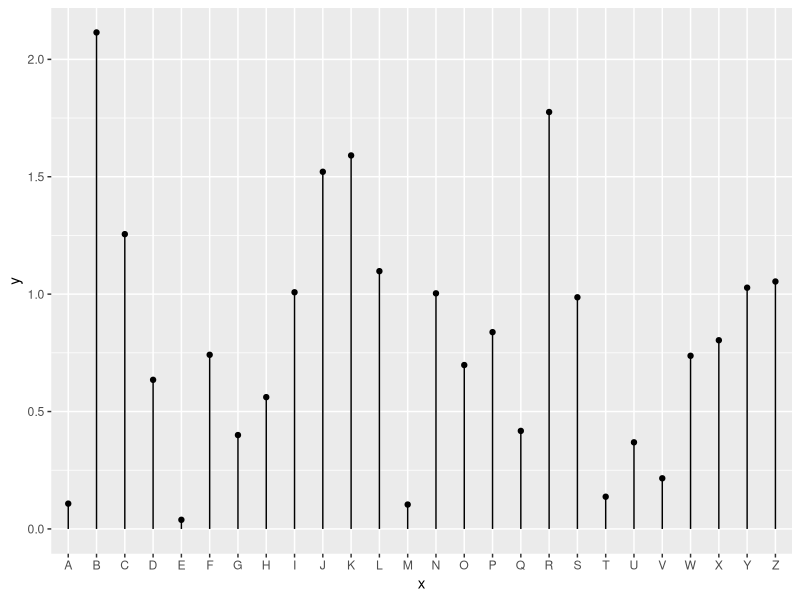
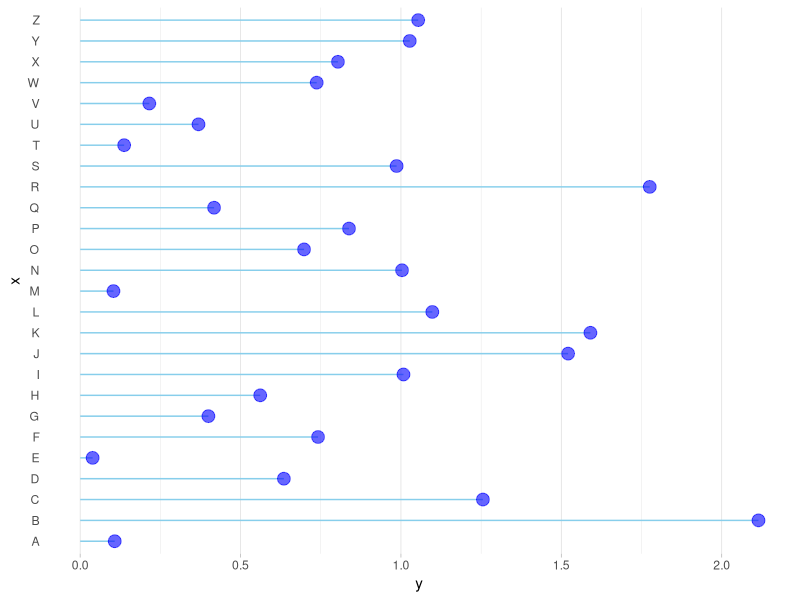

Reproduce these figures in R, in order.
# Libraries
library(ggplot2)
library(tidyverse)

# Create data
data <- data.frame(
  x=LETTERS[1:26],
  y=abs(rnorm(26))
)

# basic plot
ggplot(data, aes(x=x, y=y)) +
  geom_point() + 
  geom_segment( aes(x=x, xend=x, y=0, yend=y))

# horizontal version
ggplot(data, aes(x=x, y=y)) +
  geom_segment( aes(x=x, xend=x, y=0, yend=y), color="skyblue") +
  geom_point( color="blue", size=4, alpha=0.6) +
  theme_light() +
  coord_flip() +
  theme(
    panel.grid.major.y = element_blank(),
    panel.border = element_blank(),
    axis.ticks.y = element_blank()
  )
